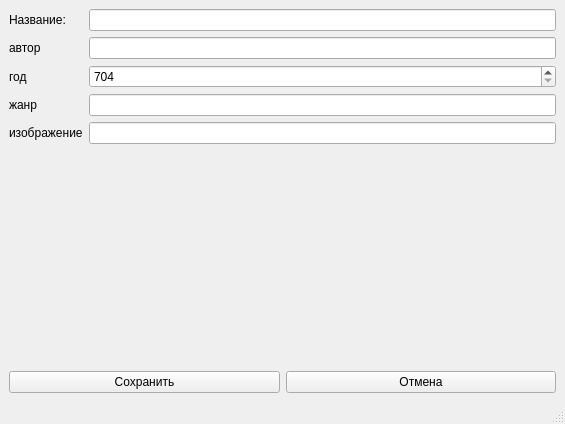
<?xml version="1.0" encoding="UTF-8"?>
<ui version="4.0">
 <class>MainWindow</class>
 <widget class="QMainWindow" name="MainWindow">
  <property name="geometry">
   <rect>
    <x>0</x>
    <y>0</y>
    <width>565</width>
    <height>424</height>
   </rect>
  </property>
  <property name="windowTitle">
   <string>MainWindow</string>
  </property>
  <widget class="QWidget" name="centralwidget">
   <layout class="QVBoxLayout" name="verticalLayout">
    <item>
     <layout class="QFormLayout" name="formLayout">
      <item row="0" column="0">
       <widget class="QLabel" name="label">
        <property name="text">
         <string>Название:</string>
        </property>
       </widget>
      </item>
      <item row="0" column="1">
       <widget class="QLineEdit" name="lineEdit"/>
      </item>
      <item row="1" column="0">
       <widget class="QLabel" name="label_2">
        <property name="text">
         <string>автор</string>
        </property>
       </widget>
      </item>
      <item row="1" column="1">
       <widget class="QLineEdit" name="lineEdit_2"/>
      </item>
      <item row="2" column="0">
       <widget class="QLabel" name="label_4">
        <property name="text">
         <string>год</string>
        </property>
       </widget>
      </item>
      <item row="2" column="1">
       <widget class="QSpinBox" name="spinBox">
        <property name="minimum">
         <number>704</number>
        </property>
        <property name="maximum">
         <number>3000</number>
        </property>
       </widget>
      </item>
      <item row="3" column="0">
       <widget class="QLabel" name="label_5">
        <property name="text">
         <string>жанр</string>
        </property>
       </widget>
      </item>
      <item row="4" column="0">
       <widget class="QLabel" name="label_3">
        <property name="text">
         <string>изображение</string>
        </property>
       </widget>
      </item>
      <item row="3" column="1">
       <widget class="QLineEdit" name="lineEdit_3"/>
      </item>
      <item row="4" column="1">
       <widget class="QLineEdit" name="lineEdit_4"/>
      </item>
     </layout>
    </item>
    <item>
     <layout class="QHBoxLayout" name="horizontalLayout">
      <item>
       <widget class="QPushButton" name="pushButton">
        <property name="text">
         <string>Сохранить</string>
        </property>
       </widget>
      </item>
      <item>
       <widget class="QPushButton" name="pushButton_2">
        <property name="text">
         <string>Отмена</string>
        </property>
       </widget>
      </item>
     </layout>
    </item>
   </layout>
  </widget>
  <widget class="QMenuBar" name="menubar">
   <property name="geometry">
    <rect>
     <x>0</x>
     <y>0</y>
     <width>565</width>
     <height>22</height>
    </rect>
   </property>
  </widget>
  <widget class="QStatusBar" name="statusbar"/>
 </widget>
 <resources/>
 <connections/>
</ui>
